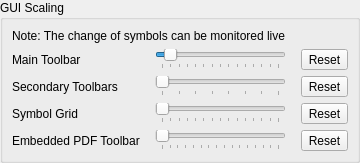
         <widget class="QWidget" name="pageScaling">
          <layout class="QVBoxLayout" name="layoutScaling">
           <property name="leftMargin">
            <number>0</number>
           </property>
           <property name="topMargin">
            <number>0</number>
           </property>
           <property name="rightMargin">
            <number>0</number>
           </property>
           <property name="bottomMargin">
            <number>0</number>
           </property>
           <item>
            <widget class="QGroupBox" name="groupBox_17">
             <property name="title">
              <string>GUI Scaling</string>
             </property>
             <layout class="QGridLayout" columnstretch="0,1,1,0">
              <property name="horizontalSpacing">
               <number>15</number>
              </property>
              <item row="0" column="0" colspan="3">
               <widget class="QLabel" name="label_SlidersNote">
                <property name="text">
                 <string>Note: The change of symbols can be monitored live</string>
                </property>
               </widget>
              </item>
              <item row="5" column="1" colspan="2">
               <widget class="QSlider" name="horizontalSliderSymbol">
                <property name="toolTip">
                 <string>This changes the scaling of the symbol grid (for high resolution displays).</string>
                </property>
                <property name="minimum">
                 <number>16</number>
                </property>
                <property name="maximum">
                 <number>128</number>
                </property>
                <property name="tracking">
                 <bool>true</bool>
                </property>
                <property name="orientation">
                 <enum>Qt::Horizontal</enum>
                </property>
                <property name="invertedAppearance">
                 <bool>false</bool>
                </property>
                <property name="invertedControls">
                 <bool>false</bool>
                </property>
                <property name="tickPosition">
                 <enum>QSlider::TicksBelow</enum>
                </property>
                <property name="tickInterval">
                 <number>8</number>
                </property>
               </widget>
              </item>
              <item row="1" column="0">
               <widget class="QLabel" name="label_11">
                <property name="text">
                 <string>Main Toolbar</string>
                </property>
               </widget>
              </item>
              <item row="1" column="3">
               <widget class="QToolButton" name="tbRevertIcon">
                <property name="text">
                 <string>Reset</string>
                </property>
               </widget>
              </item>
              <item row="2" column="3">
               <widget class="QToolButton" name="tbRevertCentralIcon">
                <property name="text">
                 <string>Reset</string>
                </property>
               </widget>
              </item>
              <item row="2" column="1" colspan="2">
               <widget class="QSlider" name="horizontalSliderCentraIcon">
                <property name="toolTip">
                 <string>This changes the scaling of the vertical toolbars (for high resolution displays).</string>
                </property>
                <property name="minimum">
                 <number>8</number>
                </property>
                <property name="maximum">
                 <number>64</number>
                </property>
                <property name="orientation">
                 <enum>Qt::Horizontal</enum>
                </property>
                <property name="tickPosition">
                 <enum>QSlider::TicksBelow</enum>
                </property>
                <property name="tickInterval">
                 <number>8</number>
                </property>
               </widget>
              </item>
              <item row="1" column="1" colspan="2">
               <widget class="QSlider" name="horizontalSliderIcon">
                <property name="toolTip">
                 <string>This changes the scaling of the horizontal toolbars (for high resolution displays).</string>
                </property>
                <property name="minimum">
                 <number>16</number>
                </property>
                <property name="maximum">
                 <number>128</number>
                </property>
                <property name="value">
                 <number>24</number>
                </property>
                <property name="sliderPosition">
                 <number>24</number>
                </property>
                <property name="orientation">
                 <enum>Qt::Horizontal</enum>
                </property>
                <property name="tickPosition">
                 <enum>QSlider::TicksBelow</enum>
                </property>
                <property name="tickInterval">
                 <number>8</number>
                </property>
               </widget>
              </item>
              <item row="5" column="3">
               <widget class="QToolButton" name="tbRevertSymbol">
                <property name="text">
                 <string>Reset</string>
                </property>
               </widget>
              </item>
              <item row="5" column="0">
               <widget class="QLabel" name="label_72">
                <property name="text">
                 <string>Symbol Grid</string>
                </property>
               </widget>
              </item>
              <item row="2" column="0">
               <widget class="QLabel" name="label_71">
                <property name="text">
                 <string>Secondary Toolbars</string>
                </property>
               </widget>
              </item>
              <item row="6" column="1" colspan="2">
               <widget class="QSlider" name="horizontalSliderPDF">
                <property name="toolTip">
                 <string>&lt;html&gt;&lt;head/&gt;&lt;body&gt;&lt;p&gt;This changes the scaling of the toolbar of the embeded pdf viewer (for high resolution displays).&lt;/p&gt;&lt;/body&gt;&lt;/html&gt;</string>
                </property>
                <property name="minimum">
                 <number>8</number>
                </property>
                <property name="maximum">
                 <number>128</number>
                </property>
                <property name="tracking">
                 <bool>true</bool>
                </property>
                <property name="orientation">
                 <enum>Qt::Horizontal</enum>
                </property>
                <property name="tickPosition">
                 <enum>QSlider::TicksBelow</enum>
                </property>
                <property name="tickInterval">
                 <number>8</number>
                </property>
               </widget>
              </item>
              <item row="6" column="0">
               <widget class="QLabel" name="label_87">
                <property name="text">
                 <string>Embedded PDF Toolbar</string>
                </property>
               </widget>
              </item>
              <item row="6" column="3">
               <widget class="QToolButton" name="tbRevertPDF">
                <property name="text">
                 <string>Reset</string>
                </property>
               </widget>
              </item>
             </layout>
            </widget>
           </item>
           <item>
            <spacer name="verticalSpacer_6">
             <property name="orientation">
              <enum>Qt::Vertical</enum>
             </property>
             <property name="sizeType">
              <enum>QSizePolicy::Expanding</enum>
             </property>
             <property name="sizeHint" stdset="0">
              <size>
               <width>20</width>
               <height>0</height>
              </size>
             </property>
            </spacer>
           </item>
          </layout>
         </widget>
